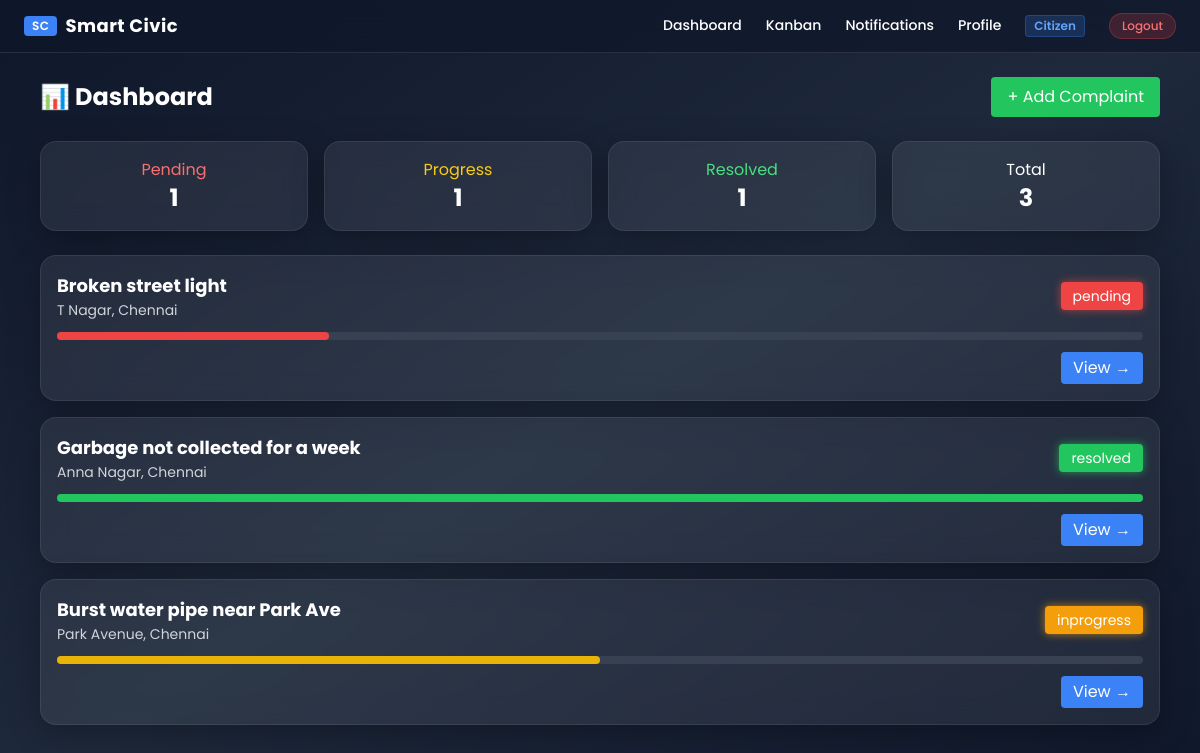
Page /complaints/dashboard/ (signed in) on the committed database.
### complaints/models.py (models this page shows, shortened)
class Complaint(models.Model):
    STATUS_CHOICES = [
        ('pending', 'Pending'),
        ('inprogress', 'In Progress'),
        ('resolved', 'Resolved'),
    ]
    user = models.ForeignKey(User, on_delete=models.CASCADE, related_name='complaints')
    title = models.CharField(max_length=200)
    desc = models.TextField()
    location = models.CharField(max_length=200)
    latitude = models.FloatField(null=True, blank=True)
    longitude = models.FloatField(null=True, blank=True)
    status = models.CharField(max_length=20, choices=STATUS_CHOICES, default='pending')
    category = models.CharField(max_length=100, default='general')
    created_at = models.DateTimeField(auto_now_add=True)
    image = models.ImageField(upload_to='complaints/', null=True, blank=True)
    class Meta:
        indexes = [
            models.Index(fields=['user', 'status']),
            models.Index(fields=['status']),
            models.Index(fields=['-created_at']),
        ]
        ordering = ['-created_at']   # newest first everywhere

### complaints/views.py (the view)
# urls.py: path('dashboard/', user_dashboard, name='dashboard'),
@login_required
def user_dashboard(request):
    if request.user.is_superuser:
        return redirect('/complaints/admin-dashboard/')
    base_qs = Complaint.objects.filter(user=request.user)
    stats = base_qs.aggregate(
        total=Count('id'),
        pending=Count('id', filter=Q(status='pending')),
        progress=Count('id', filter=Q(status='inprogress')),
        resolved=Count('id', filter=Q(status='resolved')),
    )
    status_filter = request.GET.get('status')
    complaints = base_qs
    if status_filter in VALID_STATUSES:
        complaints = complaints.filter(status=status_filter)
    paginator = Paginator(complaints, PAGE_SIZE)
    page_obj = paginator.get_page(request.GET.get('page'))
    return render(request, 'dashboard.html', {
        'page_obj': page_obj,
        'complaints': page_obj,   # keep template variable name unchanged
        **stats,
        'active_filter': status_filter,
    })

### templates/dashboard.html (shortened to what this page needs)
{% extends 'base.html' %}
{% block content %}
<div class="max-w-6xl mx-auto px-4 py-6">
    <div class="flex justify-between items-center mb-6">
        <h2 class="text-2xl font-bold">📊 Dashboard</h2>
        <a href="/complaints/create-ui/"
           class="bg-green-500 px-4 py-2 rounded btn-glow">
            + Add Complaint
        </a>
    </div>
    <div class="grid grid-cols-2 md:grid-cols-4 gap-4 mb-6">
        <a href="?status=pending" class="glass-card text-center">
            <h3 class="text-red-400">Pending</h3>
            <p class="text-2xl font-bold">{{ pending }}</p>
        </a>
        <a href="?status=inprogress" class="glass-card text-center">
            <h3 class="text-yellow-400">Progress</h3>
            <p class="text-2xl font-bold">{{ progress }}</p>
        </a>
        <a href="?status=resolved" class="glass-card text-center">
            <h3 class="text-green-400">Resolved</h3>
            <p class="text-2xl font-bold">{{ resolved }}</p>
        </a>
        <a href="/complaints/dashboard/" class="glass-card text-center">
            <h3>Total</h3>
            <p class="text-2xl font-bold">{{ total }}</p>
        </a>
    </div>
    <div class="grid gap-4">
        {% for c in complaints %}
        <div class="glass-card">
            <div class="flex justify-between items-center">
                <div>
                    <h3 class="text-lg font-bold">{{ c.title }}</h3>
                    <p class="text-sm text-gray-300">{{ c.location }}</p>
                </div>
                <span class="px-3 py-1 rounded text-sm
                {% if c.status == 'pending' %} status-pending
                {% elif c.status == 'inprogress' %} status-progress
                {% else %} status-done {% endif %}">
                    {{ c.status }}
                </span>
            </div>
            <div class="mt-3 bg-gray-700 h-2 rounded">
                <div class="h-2 rounded transition-all duration-500
                {% if c.status == 'pending' %} bg-red-500 w-1/4
                {% elif c.status == 'inprogress' %} bg-yellow-500 w-2/4
                {% else %} bg-green-500 w-full {% endif %}">
                </div>
            </div>
            <div class="mt-3 flex justify-end">
                <a href="/complaints/detail/{{ c.id }}/"
                   class="bg-blue-500 px-3 py-1 rounded btn-glow">
                    View →
                </a>
            </div>
        </div>
        {% empty %}
        <p class="text-center text-gray-400">No complaints yet</p>
        {% endfor %}
    </div>
</div>
{% endblock %}

### templates/base.html (style rules this page uses)
body { font-family: 'Poppins', sans-serif; }
.glass-card { background: rgba(255,255,255,0.07); backdrop-filter: blur(14px); border: 1px solid rgba(255,255,255,0.08); border-radius: 16px; padding: 16px; box-shadow: 0 8px 32px rgba(0,0,0,0.3); transition: all 0.3s ease; }
.btn-glow { transition: all 0.3s ease; }
.status-pending { background:#ef4444; box-shadow:0 0 8px rgba(239,68,68,0.7); }
.status-progress { background:#f59e0b; box-shadow:0 0 8px rgba(245,158,11,0.7); }
.status-done { background:#22c55e; box-shadow:0 0 8px rgba(34,197,94,0.7); }

### rows in the picture
Complaint: title "Broken street light", location "T Nagar, Chennai", status "pending"
Complaint: title "Garbage not collected for a week", location "Anna Nagar, Chennai", status "resolved"
Complaint: title "Burst water pipe near Park Ave", location "Park Avenue, Chennai", status "inprogress"

### other values in the picture
{{ pending }} "1"
{{ progress }} "1"
{{ resolved }} "1"
{{ total }} "3"
